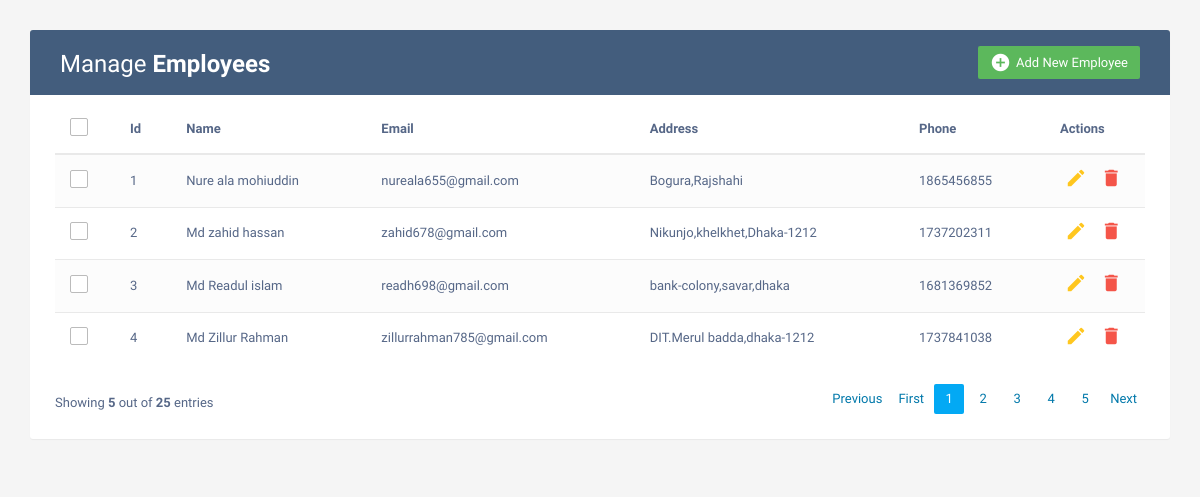
The page / on the database its author committed.
### core/models.py (models this page shows)
class Employees(models.Model):
    name = models.CharField(max_length=100)
    email = models.EmailField(max_length=150)
    address = models.TextField()
    phone = models.IntegerField()

### core/views.py (the view)
# urls.py: path('', views.index, name='index'),
def index(request):
    all_obj = Employees.objects.all()
    return render(request,'index.html',{'all_obj':all_obj})

### core/templates/index.html (shortened to what this page needs)
	<!DOCTYPE html>
	{% load static %}
	<html lang="en">
	<head>
	<link rel="stylesheet" href="https://maxcdn.bootstrapcdn.com/font-awesome/4.7.0/css/font-awesome.min.css">
	<link rel="stylesheet" href="https://maxcdn.bootstrapcdn.com/bootstrap/3.3.7/css/bootstrap.min.css">
	<link rel="stylesheet" href="{% static 'css/main.css' %}">
  <body>
    <div class="container">
        <div class="table-wrapper">
            <div class="table-title">
                <div class="row">
                    <div class="col-sm-6">
						<h2>Manage <b>Employees</b></h2>
					</div>
					<div class="col-sm-6">
						<a href="#addEmployeeModal" class="btn btn-success" data-toggle="modal"><i class="material-icons">&#xE147;</i> <span>Add New Employee</span></a>
					</div>
                </div>
            </div>
            <table class="table table-striped table-hover">
                <thead>
                    <tr>
						<th>
							<span class="custom-checkbox">
								<label for="selectAll"></label>
							</span>
						</th>
						<th>Id</th>
                        <th>Name</th>
                        <th>Email</th>
						<th>Address</th>
                        <th>Phone</th>
                        <th>Actions</th>
                    </tr>
                </thead>
                <tbody>
                    <tr>
						{% for e in all_obj %}
						<td>
							<span class="custom-checkbox">
								<label for="checkbox1"></label>
							</span>
						</td>
						<td>{{forloop.counter}} </td>
                        <td>{{e.name}}</td>
                        <td>{{e.email}}</td>
						<td>{{e.address}}</td>
                        <td>{{e.phone}}</td>
                        <td>
                            <a href="#editEmployeeModal-{{forloop.counter}}" class="edit" data-toggle="modal"><i class="material-icons" data-toggle="tooltip" title="Edit">&#xE254;</i></a>
                            <a href="#deleteEmployeeModal-{{forloop.counter}}" class="delete" data-toggle="modal"><i class="material-icons" data-toggle="tooltip" title="Delete">&#xE872;</i></a>
                        </td>
                    </tr>
						{% endfor %}
                </tbody>
            </table>
			<div class="clearfix">
                <div class="hint-text">Showing <b>5</b> out of <b>25</b> entries</div>
                <ul class="pagination">
                    <li class="page-item"><a href="#">Previous</a></li>
					<li class="page-item"><a href="#">First</a></li>
                    <li class="page-item active"><a href="#" class="page-link">1</a></li>
                    <li class="page-item"><a href="#" class="page-link">2</a></li>
                    <li class="page-item"><a href="#" class="page-link">3</a></li>
                    <li class="page-item"><a href="#" class="page-link">4</a></li>
                    <li class="page-item"><a href="#" class="page-link">5</a></li>
                    <li class="page-item"><a href="#" class="page-link">Next</a></li>
                </ul>
            </div>
        </div>
    </div>
</body>
</html>

### core/static/css/main.css (style rules this page uses)
body { color: #566787; background: #f5f5f5; font-family: 'Varela Round', sans-serif; font-size: 13px; }
.table-wrapper { background: #fff; padding: 20px 25px; margin: 30px 0; border-radius: 3px; box-shadow: 0 1px 1px rgba(0,0,0,.05); }
.table-title { padding-bottom: 15px; background: #435d7d; color: #fff; padding: 16px 30px; margin: -20px -25px 10px; border-radius: 3px 3px 0 0; }
.table-title h2 { margin: 5px 0 0; font-size: 24px; }
.table-title .btn { color: #fff; float: right; font-size: 13px; border: none; min-width: 50px; border-radius: 2px; border: none; outline: none !important; margin-left: 10px; }
.table-title .btn i { float: left; font-size: 21px; margin-right: 5px; }
.table-title .btn span { float: left; margin-top: 2px; }
table.table tr th, table.table tr td { border-color: #e9e9e9; padding: 12px 15px; vertical-align: middle; }
table.table tr th:first-child { width: 60px; }
table.table tr th:last-child { width: 100px; }
table.table-striped tbody tr:nth-of-type(odd) { background-color: #fcfcfc; }
table.table td:last-child i { opacity: 0.9; font-size: 22px; margin: 0 5px; }
table.table td a { font-weight: bold; color: #566787; display: inline-block; text-decoration: none; outline: none !important; }
table.table td a.edit { color: #FFC107; }
table.table td a.delete { color: #F44336; }
table.table td i { font-size: 19px; }
.pagination { float: right; margin: 0 0 5px; }
.pagination li a { border: none; font-size: 13px; min-width: 30px; min-height: 30px; color: #0078AA; margin: 0 2px; line-height: 30px; border-radius: 2px !important; text-align: center; padding: 0 6px; }
.pagination li.active a, .pagination li.active a.page-link { background: #03A9F4; }
.hint-text { float: left; margin-top: 10px; font-size: 13px; }
.custom-checkbox { position: relative; }
.custom-checkbox label:before { width: 18px; height: 18px; }
.custom-checkbox label:before { content: ''; margin-right: 10px; display: inline-block; vertical-align: text-top; background: white; border: 1px solid #bbb; border-radius: 2px; box-sizing: border-box; z-index: 2; }

### rows shown on the page
Employees: name "Nure ala mohiuddin", email "nureala655@gmail.com", address "Bogura,Rajshahi", phone "1865456855"
Employees: name "Md zahid hassan", email "zahid678@gmail.com", address "Nikunjo,khelkhet,Dhaka-1212", phone "1737202311"
Employees: name "Md Readul islam", email "readh698@gmail.com", address "bank-colony,savar,dhaka", phone "1681369852"
Employees: name "Md Zillur Rahman", email "zillurrahman785@gmail.com", address "DIT.Merul badda,dhaka-1212", phone "1737841038"
